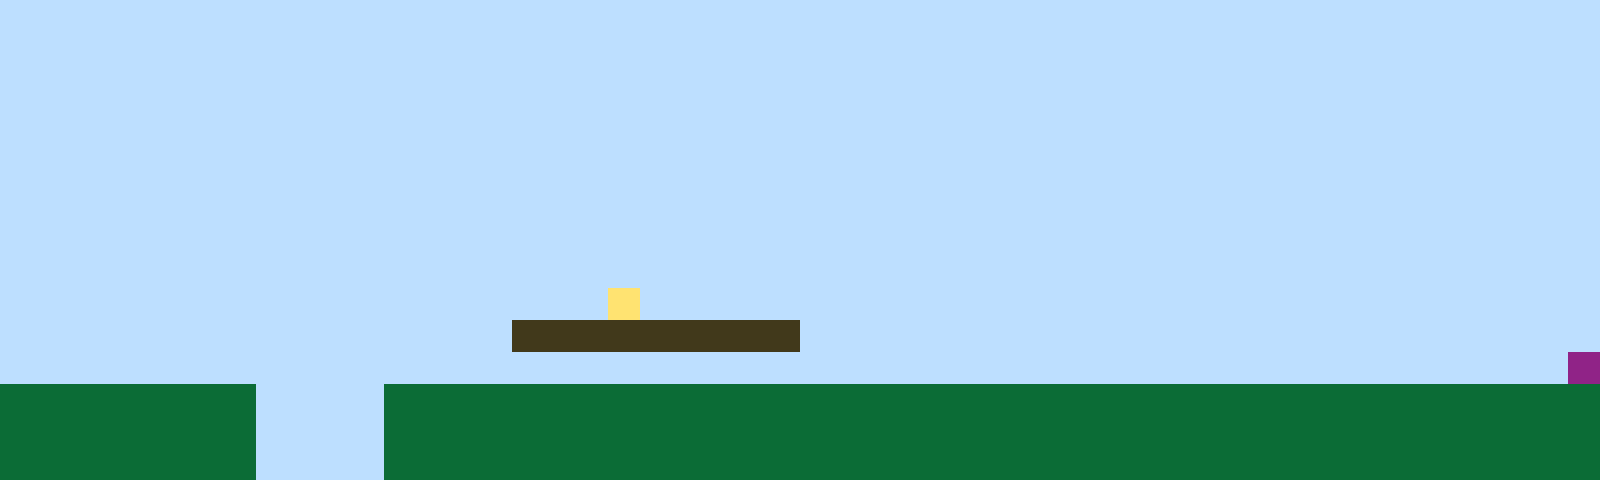

Tiled map render using the project's own tile images. Description and the whole map definition, tile-layer contents included, below:
An orthogonal 50x15 tile map with 32x32 px tiles, 1 tile layer (Tile Layer 1).

<map version="1.10" tiledversion="1.11.2" orientation="orthogonal" renderorder="right-up" width="50" height="15" tilewidth="32" tileheight="32" infinite="0" nextlayerid="2" nextobjectid="1"><editorsettings><export target="map1.csv" format="csv" /></editorsettings><tileset firstgid="1" name="sprites" tilewidth="32" tileheight="32" tilecount="6" columns="3"><image source="sprites.png" width="96" height="64" /></tileset><layer id="1" name="Tile Layer 1" width="50" height="15"><data encoding="csv">1,1,1,1,1,1,1,1,1,1,1,1,1,1,1,1,1,1,1,1,1,1,1,1,1,1,1,1,1,1,1,1,1,1,1,1,1,1,1,1,1,1,1,1,1,1,1,1,1,1,1,1,1,1,1,1,1,1,1,1,1,1,1,1,1,1,1,1,1,1,1,1,1,1,1,1,1,1,1,1,1,1,1,1,1,1,1,1,1,1,1,1,1,1,1,1,1,1,1,1,1,1,1,1,1,1,1,1,1,1,1,1,1,1,1,1,1,1,1,1,1,1,1,1,1,1,1,1,1,1,1,1,1,1,1,1,1,1,1,1,1,1,1,1,1,1,1,1,1,1,1,1,1,1,1,1,1,1,1,1,1,1,1,1,1,1,1,1,1,1,1,1,1,1,1,1,1,1,1,1,1,1,1,1,1,1,1,1,1,1,1,1,1,1,1,1,1,1,1,1,1,1,1,1,1,1,1,1,1,1,1,1,1,1,1,1,1,1,1,1,1,1,1,1,1,1,1,1,1,1,1,1,1,1,1,1,1,1,1,1,1,1,1,1,1,1,1,1,1,1,1,1,1,1,1,1,1,1,1,1,1,1,1,1,1,1,1,1,1,1,1,1,1,1,1,1,1,1,1,1,1,1,1,1,1,1,1,1,1,1,1,1,1,1,1,1,1,1,1,1,1,1,1,1,1,1,1,1,1,1,1,1,1,1,1,1,1,1,1,1,1,1,1,1,1,1,1,1,1,1,1,1,1,1,1,1,1,1,1,1,1,1,1,1,1,1,1,1,1,1,1,1,1,1,1,1,1,1,1,1,1,1,1,1,1,1,1,1,1,1,1,1,1,1,1,1,1,1,1,1,1,1,1,1,1,1,1,1,1,1,1,1,1,1,1,1,1,1,1,1,1,1,1,1,1,1,1,1,1,1,1,1,1,1,1,1,1,1,1,1,1,1,1,1,1,1,1,1,1,1,1,1,1,1,1,1,1,1,1,1,1,1,1,1,1,1,1,1,1,1,1,1,1,1,1,1,1,1,1,1,1,1,1,1,1,1,1,1,1,4,1,1,1,1,1,1,1,1,1,1,1,1,1,1,1,1,1,1,1,1,1,1,1,1,1,1,1,1,1,1,1,1,1,1,1,1,1,1,1,1,1,1,1,1,1,1,3,3,3,3,3,3,3,3,3,1,1,1,1,1,1,1,1,1,1,1,1,1,1,1,1,1,1,1,1,1,1,1,1,1,1,1,1,1,1,1,1,1,1,1,1,1,1,1,1,1,1,1,1,1,1,1,1,1,1,1,1,1,1,1,1,1,1,1,1,1,1,1,1,1,1,1,1,1,1,1,1,1,1,6,2,2,2,2,2,2,2,2,1,1,1,1,2,2,2,2,2,2,2,2,2,2,2,2,2,2,2,2,2,2,2,2,2,2,2,2,2,2,2,2,2,2,2,2,2,2,2,2,2,2,2,2,2,2,2,2,2,2,1,1,1,1,2,2,2,2,2,2,2,2,2,2,2,2,2,2,2,2,2,2,2,2,2,2,2,2,2,2,2,2,2,2,2,2,2,2,2,2,2,2,2,2,2,2,2,2,2,2,1,1,1,1,2,2,2,2,2,2,2,2,2,2,2,2,2,2,2,2,2,2,2,2,2,2,2,2,2,2,2,2,2,2,2,2,2,2,2,2,2,2</data></layer></map>
